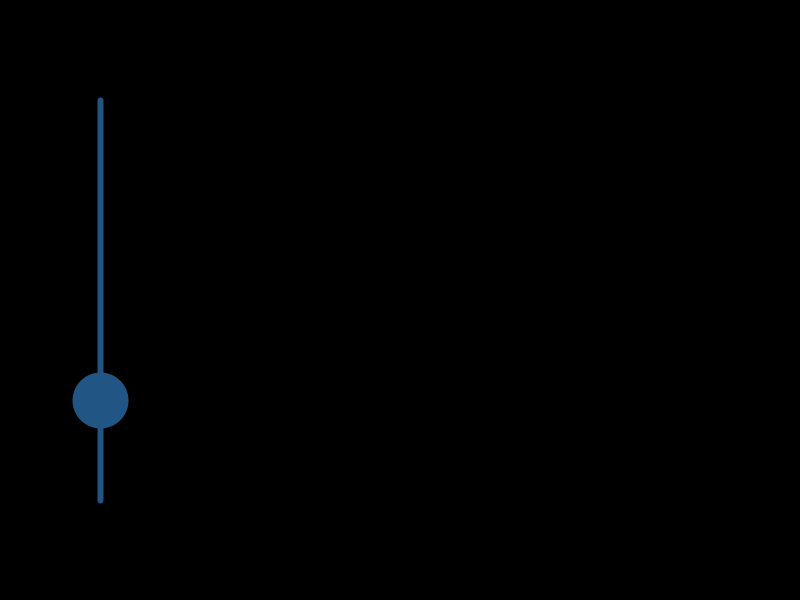
Frame 1 (no input)
Frame 60 (the mouse pressed at the canvas centre just before this capture): identical to frame 1, image omitted
Frame 120 (the mouse held since frame 60 and released just before this capture): identical to frame 1, image omitted

The Processing sketch that drew this single still picture (run headless with seeded random() and noise(); from frame 60 on, the mouse is pressed at the canvas centre):

// Processing sketch: Apr_1st
// ── Apr_1st.pde
//palette of colors
color lemon       = #FCF5C7;
color lightBlue   = #AECEEA;
color mediumBlue  = #7DB1DE;
color darkBlue    = #317FC4;
color darkestBlue = #215583;

float sliderX; 

void setup() {
  size(800, 600);
  strokeWeight(6);
  stroke(darkestBlue);
  fill(darkestBlue); 
  sliderX = 400;
}

void draw() {
  background(0);
  
  line(100, 100, 100, 500); 
  circle(100, sliderX, 50); 
}
  
void mouseReleased() {

}
